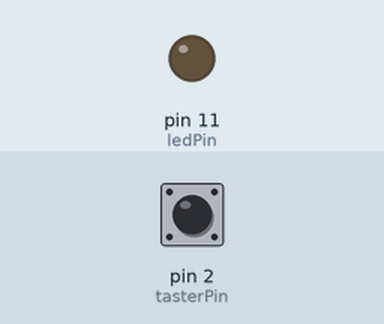
The sketch below on a simulated Arduino Uno, built with avr-gcc and run on an emulated ATmega328P. Shown: output pins drawn as LEDs (lit = HIGH). The inputs (shaded band) are chosen by the test bench; at power-on: pin 2 (tasterPin) LOW.

Above: at 1.2 s.
1.3 s: pin 2 (tasterPin) pulled HIGH for 0.15 s
At 2.4 s:
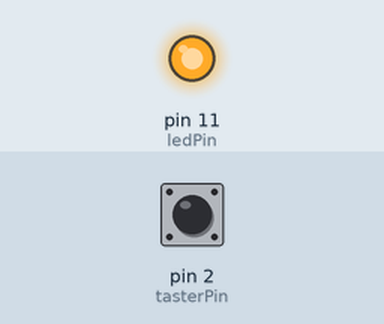
2.9 s: pin 2 (tasterPin) pulled HIGH for 1 s
At 3.6 s:
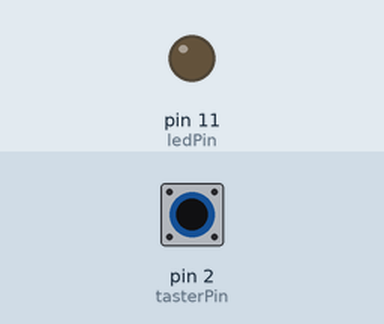
5.4 s: pin 2 (tasterPin) pulled HIGH for 3.2 s
At 6.7 s:
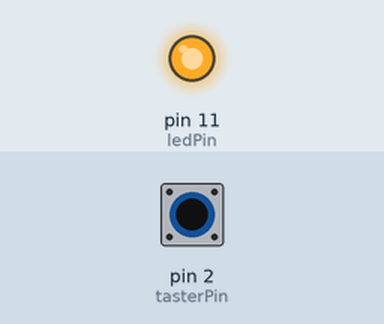
Timing chart, 0 to 8.4 s (numbered marks = the images above; inputs shaded):
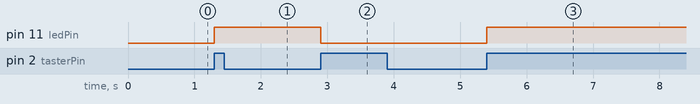

The sketch:

challenge_07_taster_toggle_led_loesung.ino
```cpp
/*
Challenge 07_z: "LED mit Taster toggeln" - MUSTERLÖSUNG
=======================================================
*/

const int tasterPin = 2; // Digital Input
const int ledPin = 11;   // PWM Output (oder Digital Output)

bool ledStatus = false;
bool lastTasterState = LOW;

void setup()
{
    pinMode(tasterPin, INPUT);
    pinMode(ledPin, OUTPUT);
    digitalWrite(ledPin, LOW);
}

void loop()
{
    bool tasterState = digitalRead(tasterPin);

    // Toggle nur bei Flanke von LOW nach HIGH
    if (tasterState == HIGH && lastTasterState == LOW)
    {
        ledStatus = !ledStatus;
        digitalWrite(ledPin, ledStatus ? HIGH : LOW);
        delay(50); // Entprellen
    }

    lastTasterState = tasterState;
}
```

Measured:
- after the input at 1.3 s, pin 11 (ledPin): LOW → HIGH at once
- after the input at 2.9 s, pin 11 (ledPin): HIGH → LOW at once
- after the input at 5.4 s, pin 11 (ledPin): LOW → HIGH at once
